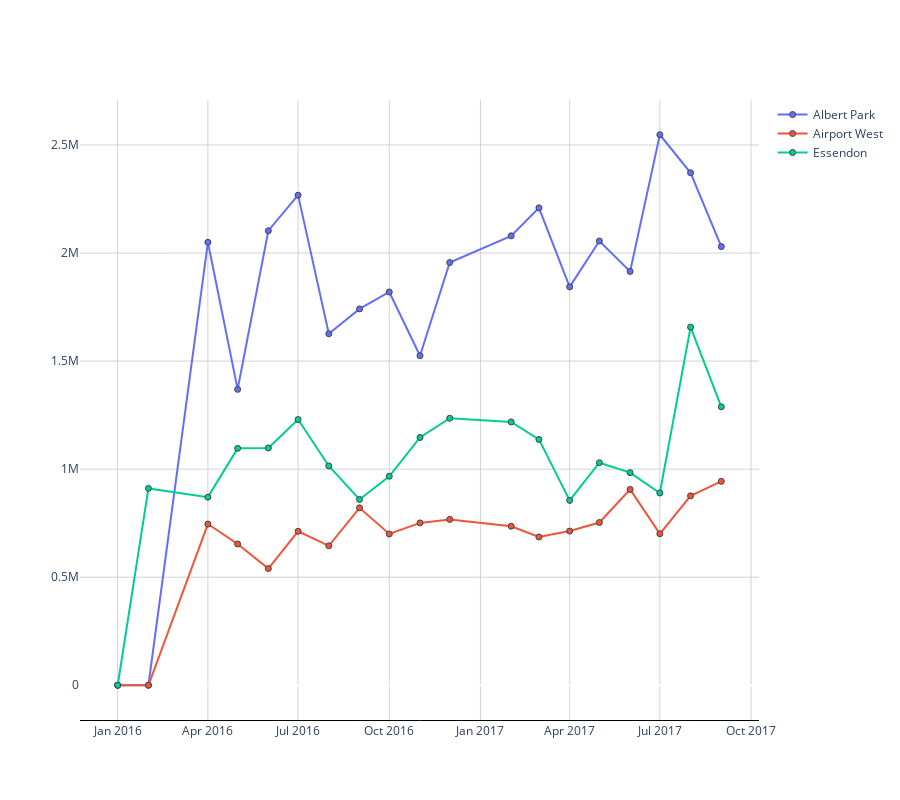

Source (notebook cell):
### Code cell
plot_2D(mean_price, columns=['Albert Park','Airport West','Essendon'], plot_total=False, line_fill='none')

### Figure 1 — Plotly figure (JSON) as saved in the notebook; plotly's stock layout.template omitted (floating-point values rounded to 4 significant figures)
{"data": [{"fill": "none", "marker": {"line": {"width": 1}}, "mode": "lines+markers", "name": "Albert Park", "type": "scatter", "x": ["2016-01", "2016-02", "2016-04", "2016-05", "2016-06", "2016-07", "2016-08", "2016-09", "2016-10", "2016-11", "2016-12", "2017-02", "2017-03", "2017-04", "2017-05", "2017-06", "2017-07", "2017-08", "2017-09"], "y": [0, 0, 2050000, 1369250, 2103000.0, 2268000, 1627000.0, 1742000.0, 1820000, 1525000, 1956250, 2079625, 2209200, 1844000.0, 2056000.0, 1915000, 2547500, 2372000.0, 2030000]}, {"fill": "none", "marker": {"line": {"width": 1}}, "mode": "lines+markers", "name": "Airport West", "type": "scatter", "x": ["2016-01", "2016-02", "2016-04", "2016-05", "2016-06", "2016-07", "2016-08", "2016-09", "2016-10", "2016-11", "2016-12", "2017-02", "2017-03", "2017-04", "2017-05", "2017-06", "2017-07", "2017-08", "2017-09"], "y": [0, 0, 746000, 653750, 540000, 712375, 645300.0, 821000, 700000, 751250, 767500, 736000, 686000, 713500, 753000, 906200.0, 701000, 876375, 943500.0]}, {"fill": "none", "marker": {"line": {"width": 1}}, "mode": "lines+markers", "name": "Essendon", "type": "scatter", "x": ["2016-01", "2016-02", "2016-04", "2016-05", "2016-06", "2016-07", "2016-08", "2016-09", "2016-10", "2016-11", "2016-12", "2017-02", "2017-03", "2017-04", "2017-05", "2017-06", "2017-07", "2017-08", "2017-09"], "y": [0, 911000, 870500, 1096250, 1098000.0, 1229500, 1015000.0, 859900.0, 967000.0, 1147000.0, 1235750, 1219000.0, 1138000.0, 855300.0, 1030000.0, 983800.0, 889800.0, 1657000.0, 1288500]}], "layout": {"barmode": "group", "height": 800, "plot_bgcolor": "white", "xaxis": {"gridcolor": "lightgray", "linecolor": "black", "showline": true}, "yaxis": {"gridcolor": "lightgray"}}}
